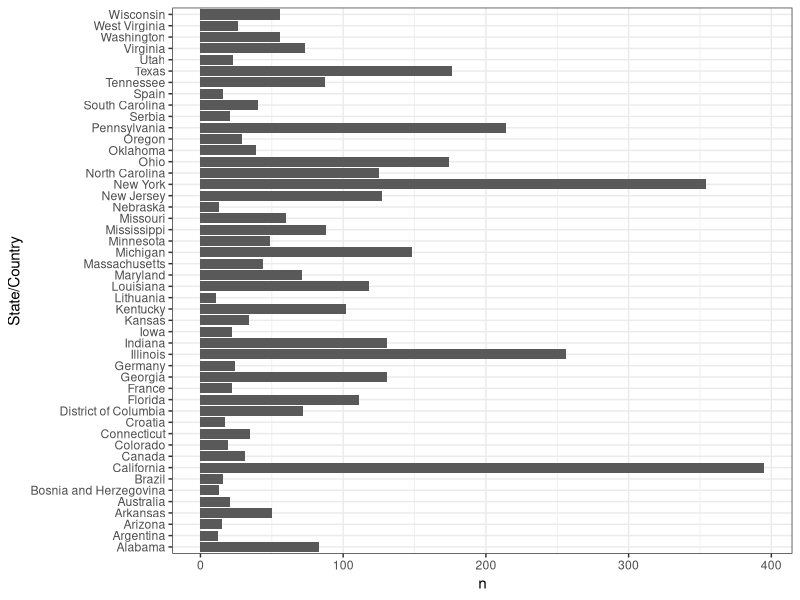

Generate this figure with R: (Note: this script raises an error after producing the figure.)
## ---- chunk 1
library(tidyverse)
library(lubridate)
library(openxlsx)
library(gganimate)
library(readxl)

nba_new <- read_csv("NBA_Players.csv")

nba_new1 <- nba_new %>%
  separate(birthPlace, c("city","State/Country"), sep = ",") %>%
  separate(birthDate, c("MonthDay","Year"), sep = ",") %>%
  separate(MonthDay, c("Month","Day"), sep = " ")

nba_new1$Year <- as.integer(nba_new1$Year)

nba_new_count <- count(nba_new1, `State/Country`) %>%
                    na.omit()

nba_new_count_year <- count(nba_new1, Year, `State/Country`) %>%
                    na.omit() %>%
                    filter(
                      n > 2
                    )

nba_new_count_plot <- nba_new_count %>%
                        filter(
                          n > 10
                        )

ggplot(nba_new_count_plot)+
  geom_col(mapping = aes(x = `State/Country`, y = n))+
  theme_bw()+
  coord_flip()


ggplot(data = nba_new_count_year, aes(`State/Country`,n, fill = `State/Country`))+
  geom_col()+
  theme(
    axis.text.x = element_blank()
  ) +
  transition_time(Year)+
  labs(x = "State",
       y = "Count",
       title = "Year: {frame_time}")+
  coord_flip()
